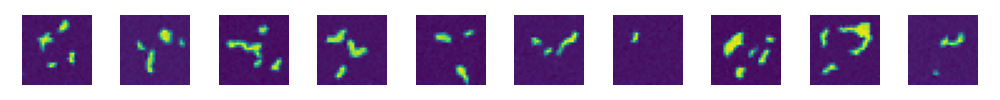

Write Python code to recreate this figure.
from typing import Tuple, Optional

import torch
import torch.nn.functional as F
import torch.utils.data
from torch import nn
from torch.utils.data import DataLoader, Dataset
from torchvision import datasets, transforms
from matplotlib import pyplot as plt
from rich.progress import track

from trainer import Trainer


def gather(consts: torch.Tensor, t: torch.Tensor):
    """Gather consts for $t$ and reshape to feature map shape"""
    c = consts.gather(-1, t)
    return c.reshape(-1, 1, 1, 1)


class UNet(nn.Module):
    def __init__(self):
        super().__init__()

        # Input
        # The input to the model is a 11 vector which represents the desired label with the contextual information.
        # The Input is passed through layers to generate two feature maps of size 7x7.
        # -------
        # input: 1 (diffu step) and 10 (label)
        self.inconv1 = nn.Linear(1, 7 * 7)
        self.inconv2 = nn.Linear(10, 7 * 7)

        # Encoder
        # In the encoder, convolutional layers with the Conv2d function are used to extract features from the input image.
        # Each block in the encoder consists of two convolutional layers followed by a max-pooling layer,
        # with the exception of the last block which does not include a max-pooling layer.
        # -------
        # input: 28x28x1
        self.e11 = nn.Conv2d(1, 64, kernel_size=3,
                             padding=1)  # output: 28x28x64
        self.e12 = nn.Conv2d(64, 64, kernel_size=3,
                             padding=1)  # output: 28x28x64
        self.pool1 = nn.MaxPool2d(kernel_size=2, stride=2)  # output: 14x14x64

        # input: 14x14x64
        self.e21 = nn.Conv2d(64, 128, kernel_size=3,
                             padding=1)  # output: 14x14x128
        self.e22 = nn.Conv2d(128, 128, kernel_size=3,
                             padding=1)  # output: 14x14x128
        self.pool2 = nn.MaxPool2d(kernel_size=2, stride=2)  # output: 7x7x128

        # input: 7x7x128
        self.e31 = nn.Conv2d(130, 256, kernel_size=3,
                             padding=1)  # output: 7x7x256
        self.e32 = nn.Conv2d(258, 256, kernel_size=3,
                             padding=1)  # output: 7x7x256

        # Decoder
        # In the decoder, the output of the encoder is upsampled using the ConvTranspose2d function.
        # Each block in the decoder consists of two convolutional layers followed by an upsampling layer,
        # with the exception of the last block which does not include an upsampling layer.
        # -------
        # input: 7x7x256
        self.upconv1 = nn.ConvTranspose2d(
            256, 128, kernel_size=2, stride=2)  # output: 14x14x128
        self.d11 = nn.Conv2d(256, 128, kernel_size=3,
                             padding=1)  # output: 14x14x(128x2)
        self.d12 = nn.Conv2d(128, 128, kernel_size=3,
                             padding=1)  # output: 14x14x128

        # input: 14x14x128
        self.upconv2 = nn.ConvTranspose2d(
            128, 64, kernel_size=2, stride=2)  # output: 28x28x64
        self.d21 = nn.Conv2d(128, 64, kernel_size=3,
                             padding=1)  # output: 28x28x(64x2)
        self.d22 = nn.Conv2d(64, 64, kernel_size=3,
                             padding=1)  # output: 28x28x64

        # Output
        # The output of the decoder is passed through a convolutional layer with the Conv2d function to obtain the final output.
        # -------
        # input: 28x28x64
        self.outconv = nn.Conv2d(64, 1, kernel_size=1)  # output: 28x28x2

    def forward(self, x, t, y):
        # Input (diffusion step)
        t = t.unsqueeze_(-1)
        t = t.to(torch.float32)
        t = self.inconv1(t)
        t = t.view(-1, 1, 7, 7)

        # Input (label)
        y = self.inconv2(y)
        y = y.view(-1, 1, 7, 7)

        # Encoder
        x = F.relu(self.e11(x))
        x1 = F.relu(self.e12(x))
        x = self.pool1(x1)

        x = F.relu(self.e21(x))
        x2 = F.relu(self.e22(x))
        x = self.pool2(x2)

        x = torch.cat([x, t, y], dim=1)
        x = F.relu(self.e31(x))
        x = torch.cat([x, t, y], dim=1)
        x = F.relu(self.e32(x))

        # Decoder
        x = self.upconv1(x)
        x = torch.cat([x, x], dim=1)
        x = F.relu(self.d11(x))
        x = F.relu(self.d12(x))

        x = self.upconv2(x)
        x = torch.cat([x, x1], dim=1)
        x = F.relu(self.d21(x))
        x = F.relu(self.d22(x))

        # Output
        x = self.outconv(x)

        return x


class MNISTDiffusionDataset(Dataset):
    def __init__(self, train=True):
        super().__init__()
        self.mnist_data = datasets.MNIST(
            root='./data',
            train=train,
            download=True,
            transform=transforms.ToTensor(),
        )

    def __len__(self):
        return len(self.mnist_data)

    def __getitem__(self, index):
        # Get the image and the label.
        img, label = self.mnist_data[index]
        prompt = torch.nn.functional.one_hot(
            torch.tensor(label), 10).to(torch.float32)
        return img.to(device), prompt.to(device)


class DenoiseDiffusion:
    """
    ## Denoise Diffusion
    """

    def __init__(self, eps_model: nn.Module, n_steps: int, device: torch.device):
        """
        * `eps_model` is $\textcolor{lightgreen}{\epsilon_\theta}(x_t, t)$ model
        * `n_steps` is $t$
        * `device` is the device to place constants on
        """
        super().__init__()
        self.eps_model = eps_model

        # Create $\beta_1, \dots, \beta_T$ linearly increasing variance schedule
        self.beta = torch.linspace(0.0001, 0.02, n_steps).to(device)

        # $\alpha_t = 1 - \beta_t$
        self.alpha = 1. - self.beta
        # $\bar\alpha_t = \prod_{s=1}^t \alpha_s$
        self.alpha_bar = torch.cumprod(self.alpha, dim=0)
        # $T$
        self.n_steps = n_steps
        # $\sigma^2 = \beta$
        self.sigma2 = self.beta

    def q_xt_x0(self, x0: torch.Tensor, t: torch.Tensor) -> Tuple[torch.Tensor, torch.Tensor]:
        """
        #### Get $q(x_t|x_0)$ distribution

        \begin{align}
        q(x_t|x_0) &= \mathcal{N} \Big(x_t; \sqrt{\bar\alpha_t} x_0, (1-\bar\alpha_t) \mathbf{I} \Big)
        \end{align}
        """

        # [gather](utils.html) $\alpha_t$ and compute $\sqrt{\bar\alpha_t} x_0$
        mean = gather(self.alpha_bar, t) ** 0.5 * x0
        # $(1-\bar\alpha_t) \mathbf{I}$
        var = 1 - gather(self.alpha_bar, t)
        #
        return mean, var

    def q_sample(self, x0: torch.Tensor, t: torch.Tensor, eps: Optional[torch.Tensor] = None):
        """
        #### Sample from $q(x_t|x_0)$

        \begin{align}
        q(x_t|x_0) &= \mathcal{N} \Big(x_t; \sqrt{\bar\alpha_t} x_0, (1-\bar\alpha_t) \mathbf{I} \Big)
        \end{align}
        """

        # $\epsilon \sim \mathcal{N}(\mathbf{0}, \mathbf{I})$
        if eps is None:
            eps = torch.randn_like(x0)

        # get $q(x_t|x_0)$
        mean, var = self.q_xt_x0(x0, t)
        # Sample from $q(x_t|x_0)$
        return mean + (var ** 0.5) * eps

    def p_sample(self, xt: torch.Tensor, t: torch.Tensor, prompt: Optional[torch.Tensor] = None):
        """
        #### Sample from $\textcolor{lightgreen}{p_\theta}(x_{t-1}|x_t)$

        \begin{align}
        \textcolor{lightgreen}{p_\theta}(x_{t-1} | x_t) &= \mathcal{N}\big(x_{t-1};
        \textcolor{lightgreen}{\mu_\theta}(x_t, t), \sigma_t^2 \mathbf{I} \big) \\
        \textcolor{lightgreen}{\mu_\theta}(x_t, t)
          &= \frac{1}{\sqrt{\alpha_t}} \Big(x_t -
            \frac{\beta_t}{\sqrt{1-\bar\alpha_t}}\textcolor{lightgreen}{\epsilon_\theta}(x_t, t) \Big)
        \end{align}
        """

        # $\textcolor{lightgreen}{\epsilon_\theta}(x_t, t)$
        eps_theta = self.eps_model(xt, t, prompt)
        # [gather](utils.html) $\bar\alpha_t$
        alpha_bar = gather(self.alpha_bar, t)
        # $\alpha_t$
        alpha = gather(self.alpha, t)
        # $\frac{\beta}{\sqrt{1-\bar\alpha_t}}$
        eps_coef = (1 - alpha) / (1 - alpha_bar) ** .5
        # $$\frac{1}{\sqrt{\alpha_t}} \Big(x_t -
        #      \frac{\beta_t}{\sqrt{1-\bar\alpha_t}}\textcolor{lightgreen}{\epsilon_\theta}(x_t, t) \Big)$$
        mean = 1 / (alpha ** 0.5) * (xt - eps_coef * eps_theta)
        # $\sigma^2$
        var = gather(self.sigma2, t)

        # $\epsilon \sim \mathcal{N}(\mathbf{0}, \mathbf{I})$
        eps = torch.randn(xt.shape, device=xt.device)
        # Sample
        return mean + (var ** .5) * eps

    def loss(self, x0: torch.Tensor, prompt: Optional[torch.Tensor] = None, noise: Optional[torch.Tensor] = None):
        """
        #### Simplified Loss

        $$L_{\text{simple}}(\theta) = \mathbb{E}_{t,x_0, \epsilon} \Bigg[ \bigg\Vert
        \epsilon - \textcolor{lightgreen}{\epsilon_\theta}(\sqrt{\bar\alpha_t} x_0 + \sqrt{1-\bar\alpha_t}\epsilon, t)
        \bigg\Vert^2 \Bigg]$$
        """
        # Get batch size
        batch_size = x0.shape[0]
        # Get random $t$ for each sample in the batch
        t = torch.randint(0, self.n_steps, (batch_size,),
                          device=x0.device, dtype=torch.long)

        # $\epsilon \sim \mathcal{N}(\mathbf{0}, \mathbf{I})$
        if noise is None:
            noise = torch.randn_like(x0)

        # Sample $x_t$ for $q(x_t|x_0)$
        xt = self.q_sample(x0, t, eps=noise)
        # Get $\textcolor{lightgreen}{\epsilon_\theta}(\sqrt{\bar\alpha_t} x_0 + \sqrt{1-\bar\alpha_t}\epsilon, t)$
        if prompt is None:
            eps_theta = self.eps_model(xt, t)
        else:
            eps_theta = self.eps_model(xt, t, prompt)

        # MSE loss
        return F.mse_loss(noise, eps_theta)


diffu_steps = 64

device = torch.device('cuda' if torch.cuda.is_available() else 'cpu')
model = UNet().to(device)
model = torch.load('model.pt').to(device)
ddpm = DenoiseDiffusion(model, diffu_steps, device)

ds = MNISTDiffusionDataset()
dl = DataLoader(ds, batch_size=128, shuffle=True)
opti = torch.optim.Adam(model.parameters(), lr=1e-5)


for epoch in range(3):
    for x0, prompt in track(dl):
        loss = ddpm.loss(x0, prompt=prompt)
        opti.zero_grad()
        loss.backward()
        opti.step()

    print(f'Epoch {epoch}: {loss.item()}')

torch.save(model, 'model.pt')

n = 1
fig = plt.figure(figsize=(10, n))
x = torch.randn(10 * n, 1, 28, 28, device=device)
prompt = torch.nn.functional.one_hot(
    torch.tensor([range(10)] * n), num_classes=10).to(device, torch.float32)
prompt = prompt.reshape(-1, 10)
for i in track(range(diffu_steps)):
    for j in range(10 * n):
        t = diffu_steps - i - 1
        t = torch.tensor(t, device=device)
        x[j] = ddpm.p_sample(x[j:j+1], t, prompt[j])

for i in range(10 * n):
    plt.subplot(n, 10, i + 1)
    plt.axis('off')
    plt.imshow(x[i, 0].cpu().detach().numpy())
plt.tight_layout()
plt.savefig('test.png')
